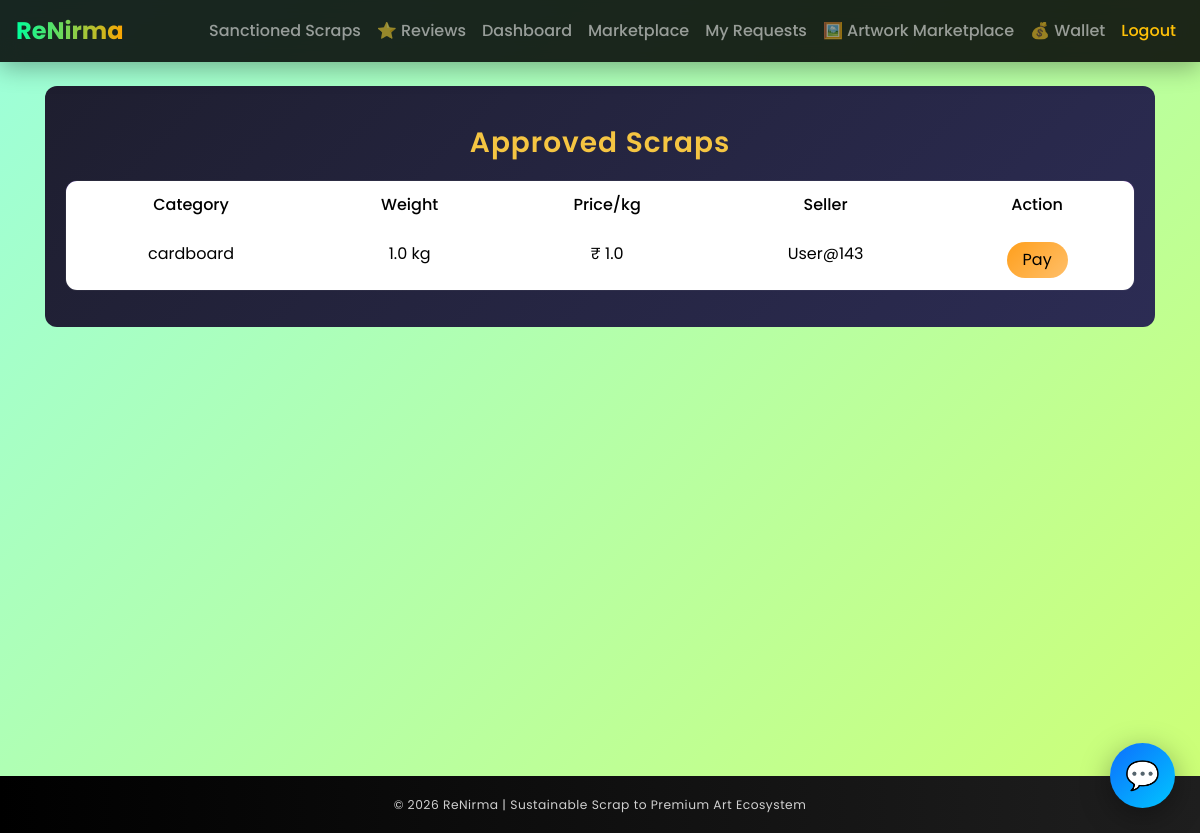
The app's page /scrap/sanctioned-scraps/ (signed in) with its own data.
### scrap/models.py (models this page shows, shortened)
class ScrapRequest(models.Model):
    STATUS_CHOICES = (
        ('pending', 'Pending'),
        ('approved', 'Approved'),
        ('rejected', 'Rejected'),
    )
    scrap = models.ForeignKey(
        Scrap,
        on_delete=models.CASCADE,
        related_name="requests"
    )
    requested_by = models.ForeignKey(
        settings.AUTH_USER_MODEL,
        on_delete=models.CASCADE,
        related_name="my_requests"
    )
    status = models.CharField(
        max_length=20,
        choices=STATUS_CHOICES,
        default="pending"
    )
    is_paid = models.BooleanField(default=False)
    requested_at = models.DateTimeField(auto_now_add=True)
    requested_weight = models.FloatField(default=0)
    pickup_status = models.CharField(
        max_length=20,
        choices=[
            ("pending", "Pending"),
            ("scheduled", "Scheduled"),
            ("picked", "Picked Up"),
            ("completed", "Completed"),
        ],
        default="pending"
    )
    pickup_deadline = models.DateTimeField(null=True, blank=True)
    pickup_time = models.CharField(
        max_length=20,
        choices=[
            ("morning", "Morning"),
            ("afternoon", "Afternoon"),
            ("evening", "Evening")
        ],
        blank=True,
        null=True
    )
    pickup_date = models.DateField(blank=True, null=True)
    pickup_contact = models.CharField(max_length=15, blank=True, null=True)

class Scrap(models.Model):
    CATEGORY_CHOICES = (
        ('plastic', 'Plastic'),
        ('metal', 'Metal'),
        ('paper', 'Paper'),
        ('ewaste', 'E-Waste'),
        ('glass', 'Glass'),
    )
    seller = models.ForeignKey(
        settings.AUTH_USER_MODEL,
        on_delete=models.CASCADE
    )
    category = models.CharField(max_length=50, choices=CATEGORY_CHOICES)
    weight_kg = models.FloatField()
    price_per_kg = models.FloatField()
    location = models.CharField(max_length=200)
    image = models.ImageField(
        upload_to="scrap_images/",
        blank=True,
        null=True
    )
    is_available = models.BooleanField(default=True)
    created_at = models.DateTimeField(auto_now_add=True)
    available_weight = models.FloatField(default=0)

### accounts/models.py (models this page shows, shortened)
class CustomUser(AbstractUser):
    ROLE_CHOICES = (
        ('user', 'User'),
        ('dealer', 'Dealer'),
        ('artist', 'Artist'),
    )
    role = models.CharField(
        max_length=20,
        choices=ROLE_CHOICES,
        default="user"
    )
    phone = models.CharField(max_length=15, blank=True, null=True)
    language = models.CharField(max_length=10, default="en")

### accounts/decorators.py (the view)
    def wrapper(request, *args, **kwargs):
        if request.user.is_authenticated and request.user.role == "dealer":
            return view_func(request, *args, **kwargs)
        raise PermissionDenied

### scrap/views.py (called while the page is built)
@dealer_required
@login_required
def sanctioned_scraps(request):
    scraps = ScrapRequest.objects.filter(
        requested_by=request.user,
        status="approved",
        is_paid=False
    ).select_related("scrap","scrap__seller")
    return render(
        request,
        "dealer/sanctioned_scraps.html",
        {"scraps": scraps}
    )

### templates/dealer/sanctioned_scraps.html (shortened to what this page needs)
{% extends "base.html" %}
{% block content %}
<div class="royal-page">
<h3>Approved Scraps</h3>
<table class="table table-bordered">
<thead>
<tr>
<th>Category</th>
<th>Weight</th>
<th>Price/kg</th>
<th>Seller</th>
<th>Action</th>
</tr>
</thead>
<tbody>
{% for r in scraps %}
<tr>
<td>{{ r.scrap.category }}</td>
<td>{{ r.requested_weight }} kg</td>
<td>₹ {{ r.scrap.price_per_kg }}</td>
<td>{{ r.scrap.seller.username }}</td>
<td>
{% if r.is_paid %}
    <span class="badge bg-success">Paid</span>
{% else %}
    <a href="{% url 'dealer_scrap_payment' r.id %}" class="btn btn-primary">Pay</a>
{% endif %}
</td>
</tr>
{% empty %}
<tr>
<td colspan="5">No approved scraps</td>
</tr>
{% endfor %}
</tbody>
</table>
</div>
{% endblock %}

### templates/base.html (style rules this page uses)
body { font-family: 'Poppins', sans-serif; background: linear-gradient(135deg,#9cffdb,#ceff74); min-height: 100vh; overflow-x: hidden; }
* { box-sizing: border-box; }
body { overflow-x: hidden; }

### templates/dealer/sanctioned_scraps.html (style rules this page uses)
.royal-page { background: linear-gradient(135deg, #1e1e2f, #2c2c54); padding: 20px; border-radius: 12px; font-family: 'Poppins', sans-serif; color: #fff; }
.royal-page h3 { text-align: center; margin: 20px 0; font-weight: 600; color: #f5c542; letter-spacing: 1px; }
.royal-page .table { background: rgba(255, 255, 255, 0.05); border-radius: 12px; overflow: hidden; backdrop-filter: blur(10px); border: 1px solid rgba(255,255,255,0.1); }
.royal-page .table thead { background: linear-gradient(135deg, #3a0ca3, #7209b7); color: #fff; }
.royal-page th { text-align: center; padding: 12px; font-weight: 500; }
.royal-page td { text-align: center; padding: 12px; border-color: rgba(255,255,255,0.1); }
.royal-page .btn-primary { background: linear-gradient(135deg, #ff9f1c, #ffbf69); border: none; color: #000; border-radius: 25px; padding: 6px 16px; }

### records on screen
ScrapRequest: scrap.category "cardboard", requested_weight "1.0", scrap.price_per_kg "1.0", scrap.seller.username "User@143", is_paid "Pay"
